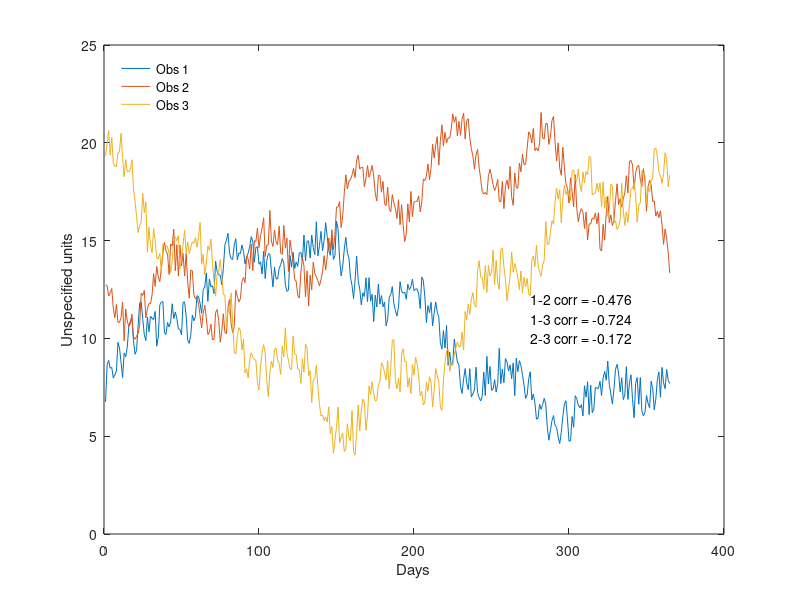
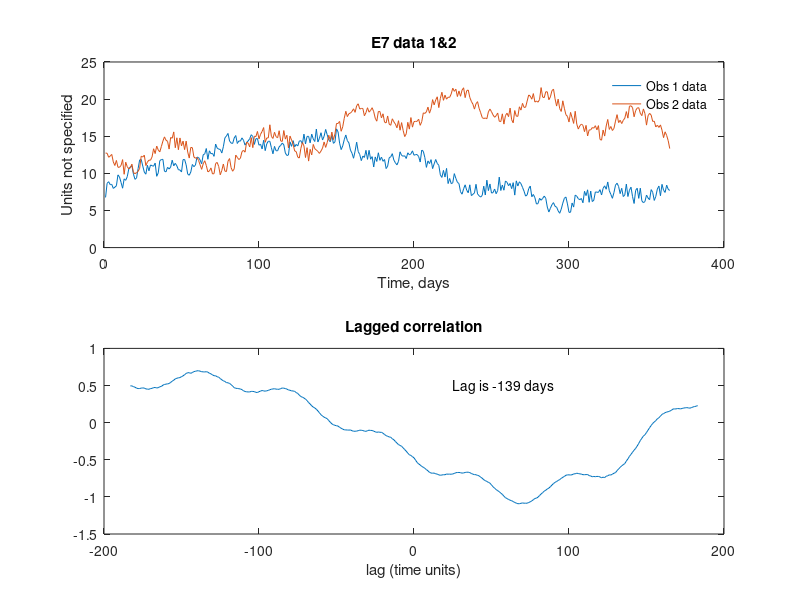
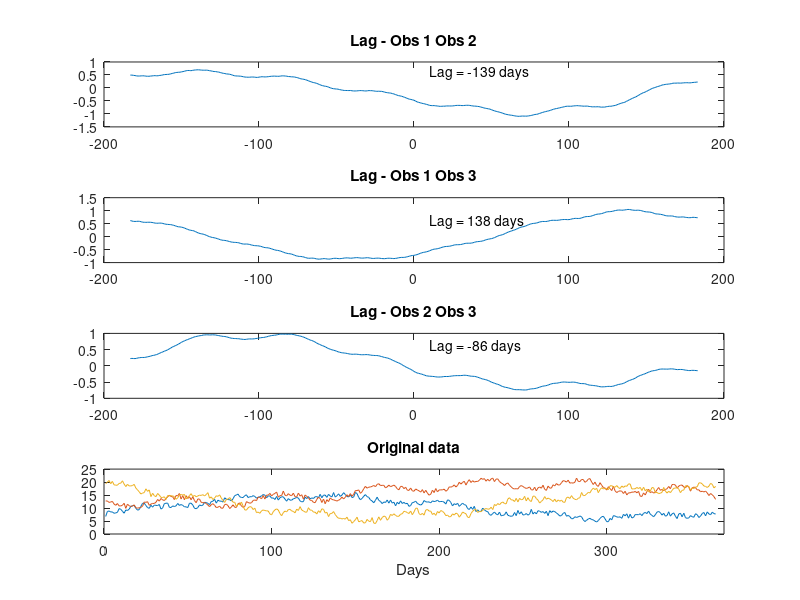

Write MATLAB code to recreate these figures, in order.
% Given:
data = load('E7.dat');
t = data(:,1);
ob1 = data(:,2);
ob2 = data(:,3);
ob3 = data(:,4);

% Part 1:

M = [ob1 ob2 ob3];  %  combine data into a matrix
cxy=corr(M);  % cxy is a 3x3 matrix
figure(1);
plot(t, ob1, t, ob2, t, ob3);
hold on 
legend('Obs 1', 'Obs 2', 'Obs 3', 'location', 'NorthWest');
legend boxoff;
xlabel('Days');
ylabel('Unspecified units');
text(275,12, '1-2 corr = -0.476');
text(275,11, '1-3 corr = -0.724');
text(275,10, '2-3 corr = -0.172');
hold off

% Part 2: 

% dt is the time interval of the data (assumed to be constant)
dt = t(2)-t(1);  % dt = 1, not needed in this case.
Am = mean(ob1);
Bm = mean(ob2);
N = length(ob1);
As = std(ob1); 
Bs = std(ob2); 
Aa = (ob1-Am)/As; 
Ba = (ob2-Bm)/Bs; %  anomaly from mean and normalize to std
maxlag=round(N/2); % largest shift is by half the record length
[cAB lag]=xcorr(Aa,Ba,maxlag,'unbiased');
maxL = find(cAB == max(cAB));
maxLd = lag(maxL);
figure(2)
subplot(2, 1, 1)
plot(t, ob1, t, ob2);
hold on
title('E7 data 1&2');
xlabel('Time, days');
ylabel('Units not specified')
legend('Obs 1 data', 'Obs 2 data');
legend boxoff;
hold off
subplot(2,1,2)
plot(lag*dt,cAB)
hold on
title('Lagged correlation');
xlabel('lag (time units)');
text(25,0.5, 'Lag is -139 days');
hold off

% Part 3: 

% Use a cell array to hold the time vector and three observations in the
% data file. Write a routine, using for loops, to calculate the lagged
% correlation between all pairs of observations. Plot the three sets of
% lagged correlation on three different panels of a 4 panel plot. Plot the
% original data in the 4th panel.

p3 = cell(4,1);
p3{1} = ob1;
p3{2} = ob2;
p3{3} = ob3;
p3{4} = t;
k=1; 
figure(3);

for i = 1:3;
    for j = i+1:3; % 2nd loop makes sure we don't look at duplicate correlations
        Am = mean(p3{i});
        Bm = mean(p3{j});
        N = length(p3{i});
        As = std(p3{i});
        Bs = std(p3{j});
        Aa = (p3{i}-Am)/As;
        Ba = (p3{j}-Bm)/Bs; 
        maxlag = round(N/2);
        [cAB lag]=xcorr(Aa,Ba,maxlag,'unbiased');
        maxL = find(cAB == max(cAB));
        maxLd(k) = lag(maxL);
        subplot(4,1,k);
        plot(lag, cAB);
        hold on 
        title(strcat('Lag - ',{' '},num2str([i,j],' Obs %d')));
        text(10,0.6,strcat('Lag =',{' '},num2str(maxLd(k),'%d days')));
        k = k+1;
        hold off
    end
end

subplot(4,1,4)
plot(t,ob1, t, ob2, t, ob3);
xlim([0 370]); 
title('Original data');
xlabel('Days');

